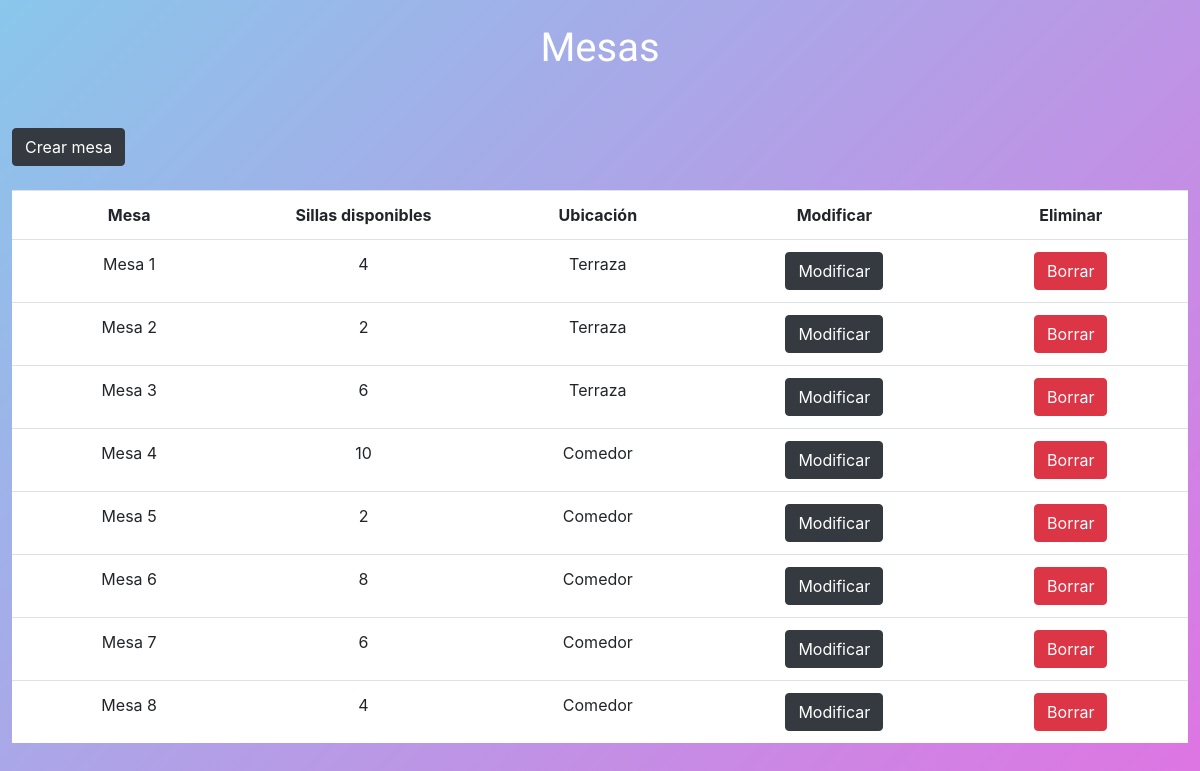
Page /view/mesas.php (signed in) on the committed database.
### tables this page shows
CREATE TABLE `tbl_mesa` (
  `id_mesa` int(11) NOT NULL,
  `nombre_mesa` varchar(30) NOT NULL,
  `num_silla_dispo` varchar(2) DEFAULT NULL,
  `reservada` tinyint(4) DEFAULT NULL,
  `id_ubi` int(11) DEFAULT NULL
);

CREATE TABLE `tbl_ubicacion` (
  `id_ubi` int(11) NOT NULL,
  `tipo_ubi` varchar(45) DEFAULT NULL,
  `foto_ubi` varchar(100) NOT NULL
);

### services/ver.php (called while the page is built, shortened)
<?php
include '../services/conexion.php';
if (isset($_POST['filtre'])) {
    switch ($_POST['filtre']) {
        case 'TODO':
            $ubicacion='%';
            break;
        case 'Terraza':
            $ubicacion=1;
            break;
        case 'Comedor':
            $ubicacion=2;
            break;
        default:
            $ubicacion='%';
            break;
    };
}else{
    $ubicacion='%';
}
$sentencia = $pdo->prepare("SELECT
tbl_mesa.id_mesa,
tbl_mesa.reservada,
max(tbl_reserva.id_reserva) as id_reserva,
max(tbl_reserva.num_personas) as num_personas,
max(tbl_reserva.nombre_cliente) as nombre_cliente,
max(tbl_reserva.telf_cliente) as telf_cliente,
max(tbl_reserva.fecha) as fecha,
max(tbl_reserva.hora) as hora,
tbl_mesa.num_silla_dispo,
tbl_mesa.nombre_mesa,
tbl_ubicacion.tipo_ubi,
tbl_ubicacion.foto_ubi,
tbl_mesa.id_ubi
from tbl_mesa
left outer join tbl_reserva on tbl_mesa.id_mesa=tbl_reserva.id_mesa
left outer join tbl_ubicacion on tbl_ubicacion.id_ubi=tbl_mesa.id_ubi
where tbl_mesa.id_ubi like ?
group by tbl_mesa.id_mesa
order by id_mesa");
$sentencia->bindParam(1, $ubicacion);
$sentencia->execute();
$listaMesas=$sentencia->fetchAll(PDO::FETCH_ASSOC);

### view/mesas.php (the view, shortened to what this page needs)
<!DOCTYPE html>
<html lang="en">
<head>
    <link rel="stylesheet" href="../css/tablas_contenido.css">
    <link rel="stylesheet" href="https://stackpath.bootstrapcdn.com/bootstrap/4.4.1/css/bootstrap.min.css">
</head>
<body>
<h1>Mesas</h1>
<br>
<a type='button' class='btn btn-dark btn_crear' href='crear.mesa.form.php' class='filtro'>Crear mesa</a>
<br></br>
<div class="tabla">
<table class="table">
                <tr>
                    <th>Mesa</th>
                    <th>Sillas disponibles</th>
                    <th>Ubicación</th>
                    <th>Modificar</th>
                    <th>Eliminar</th>
                </tr>
<?php
include '../services/ver.php';
foreach ($listaMesas as $mesa) {
        ?>
        <tr>
        <td><?php echo"{$mesa['nombre_mesa']}";?></td>
        <td><?php echo"{$mesa['num_silla_dispo']}";?></td>
        <td><?php echo"{$mesa['tipo_ubi']}";?></td>
        <?php
        echo "<td><a type='button' class='btn btn-dark'  href='modificar.mesa.form.admin.php?id_mesa={$mesa['id_mesa']}&nombre_mesa={$mesa['nombre_mesa']}&num_silla_dispo={$mesa['num_silla_dispo']}&reservada={$mesa['reservada']}&id_ubi={$mesa['id_ubi']}'>Modificar</a></td>";
        ?>
        <td><form METHOD='POST' action='../process/eliminar.mesa.php'>
        <input type='submit' value='Borrar' class="btn btn-danger" onclick="return confirm('¿Estás seguro de que quieres eliminar esta mesa?')">
        </form></td>
        </tr>
    <?php
    }
    ?>
    </table>
</div>
</body>
</html>

### css/tablas_contenido.css (style rules this page uses)
body { background: linear-gradient(-45deg, #df74e2, #89c7eb); }
html, body { width: 100%; height: 100%; }
h1 { text-align: center; color: white; font-family: 'Carter One'; padding-top: 2%; padding-bottom: 2%; }
.btn_crear { margin-left: 1%; }
.tabla { padding-left: 1%; padding-right: 1%; width: 100%; }
.table { background-color: white; }
.table th { text-align: center; font-weight: bold; width: 10%; }
.table td { text-align: center; width: 10%; }

### rows in the picture
tbl_mesa: nombre_mesa "Mesa 1", num_silla_dispo "4", id_ubi.tipo_ubi "Terraza"
tbl_mesa: nombre_mesa "Mesa 2", num_silla_dispo "2", id_ubi.tipo_ubi "Terraza"
tbl_mesa: nombre_mesa "Mesa 3", num_silla_dispo "6", id_ubi.tipo_ubi "Terraza"
tbl_mesa: nombre_mesa "Mesa 4", num_silla_dispo "10", id_ubi.tipo_ubi "Comedor"
tbl_mesa: nombre_mesa "Mesa 5", num_silla_dispo "2", id_ubi.tipo_ubi "Comedor"
tbl_mesa: nombre_mesa "Mesa 6", num_silla_dispo "8", id_ubi.tipo_ubi "Comedor"
tbl_mesa: nombre_mesa "Mesa 7", num_silla_dispo "6", id_ubi.tipo_ubi "Comedor"
tbl_mesa: nombre_mesa "Mesa 8", num_silla_dispo "4", id_ubi.tipo_ubi "Comedor"
